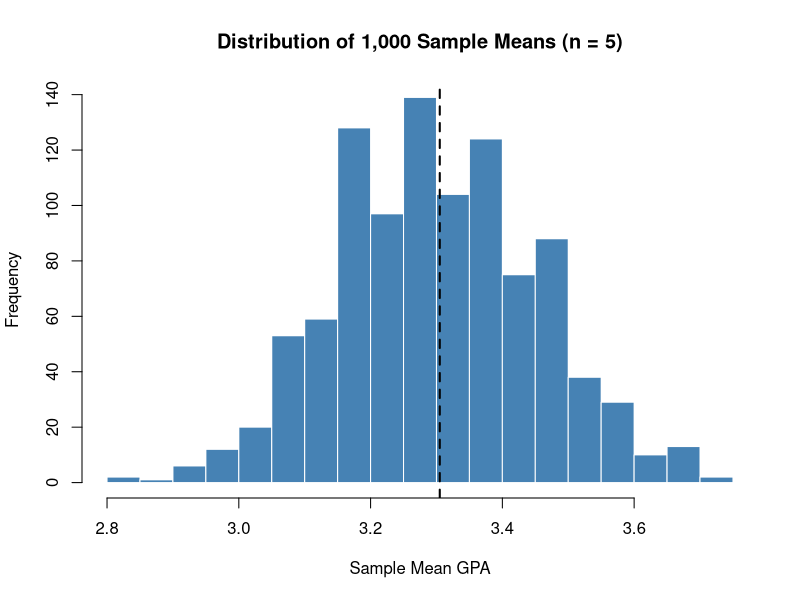

Source code (R):
## ---- chunk 1
#| echo: true

# Our sampling frame: a list of 20 students
sampling_frame <- c(
  "Alex",    "Brianna", "Carlos",  "Diana",   "Ethan",
  "Fatima",  "George",  "Hannah",  "Isaac",   "Julia",
  "Kevin",   "Lena",    "Marcus",  "Nora",    "Oscar",
  "Priya",   "Quinn",   "Rosa",    "Sam",     "Tina"
)

# Draw a random sample of 5 students
sample(sampling_frame, size = 5)
## ---- chunk 2
#| echo: true

set.seed(1004)
sample(sampling_frame, size = 5)
## ---- chunk 3
#| echo: true

set.seed(42)
sample(sampling_frame, size = 5)
## ---- chunk 4
#| echo: true

gpa <- c(3.2, 3.8, 2.9, 3.5, 3.1, 3.9, 2.7, 3.4, 3.6, 3.0,
         3.3, 3.7, 2.8, 3.5, 3.2, 3.8, 3.1, 3.4, 2.6, 3.6)

names(gpa) <- sampling_frame

# The true population mean GPA
mean(gpa)
## ---- chunk 5
#| echo: true

set.seed(1004)

sample_means <- replicate(1000, {
  chosen <- sample(sampling_frame, size = 5)
  mean(gpa[chosen])
})
## ---- chunk 6
#| echo: false
#| fig-width: 5
#| fig-height: 3.5

hist(sample_means, breaks = 20,
     main = "Distribution of 1,000 Sample Means (n = 5)",
     xlab = "Sample Mean GPA",
     col = "steelblue", border = "white")
abline(v = mean(gpa), lty = 2, lwd = 2)
## ---- chunk 7
#| echo: true

# Continuous: heights in inches
heights <- c(64.2, 70.1, 68.5, 72.0, 65.8)
heights

# Discrete: number of siblings
siblings <- c(2, 0, 1, 3, 1)
siblings

class(heights)
class(siblings)
## ---- chunk 8
#| echo: true

eye_color <- c("Brown", "Blue", "Green", "Brown", "Blue")
class(eye_color)
## ---- chunk 9
#| echo: true

summary(eye_color)
## ---- chunk 10
#| echo: true

eye_color_f <- factor(eye_color)
eye_color_f
summary(eye_color_f)
## ---- chunk 11
#| echo: true

satisfaction <- c("Neutral", "Agree", "Strongly Agree", "Disagree", "Agree")

satisfaction_f <- factor(satisfaction,
                         levels = c("Strongly Disagree", "Disagree",
                                    "Neutral", "Agree", "Strongly Agree"),
                         ordered = TRUE)
satisfaction_f
## ---- chunk 12
#| echo: true

passed_inspection <- c(TRUE, TRUE, FALSE, TRUE, FALSE)
class(passed_inspection)
summary(passed_inspection)
## ---- chunk 13
#| echo: true

sum(passed_inspection)
mean(passed_inspection)
## ---- chunk 14
#| echo: true

zip_codes <- c(76706, 76710, 76708, 76706, 76710)

# Wrong: treating ZIP codes as numeric
mean(zip_codes)

# Right: treating ZIP codes as a factor
zip_codes_f <- factor(zip_codes)
summary(zip_codes_f)
